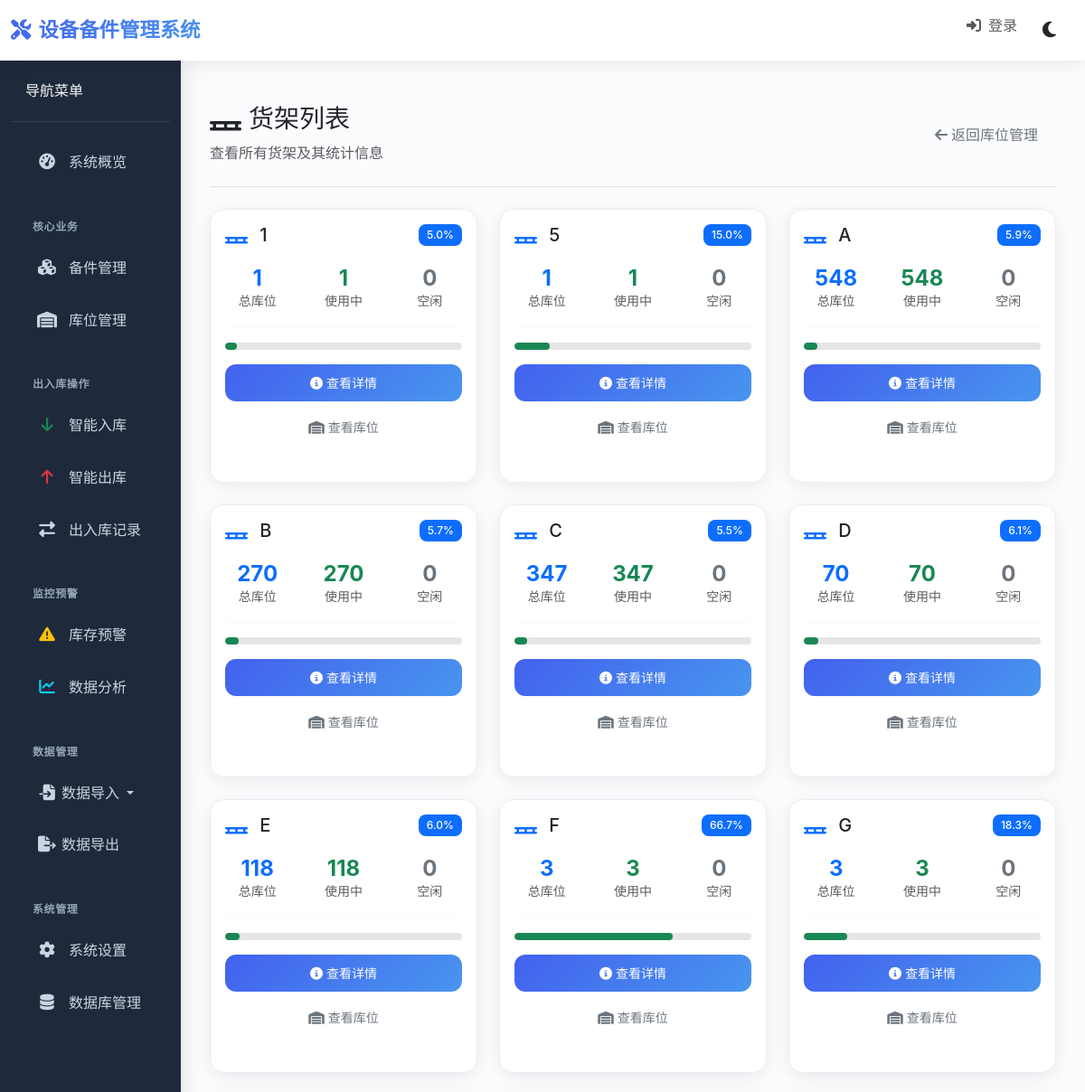
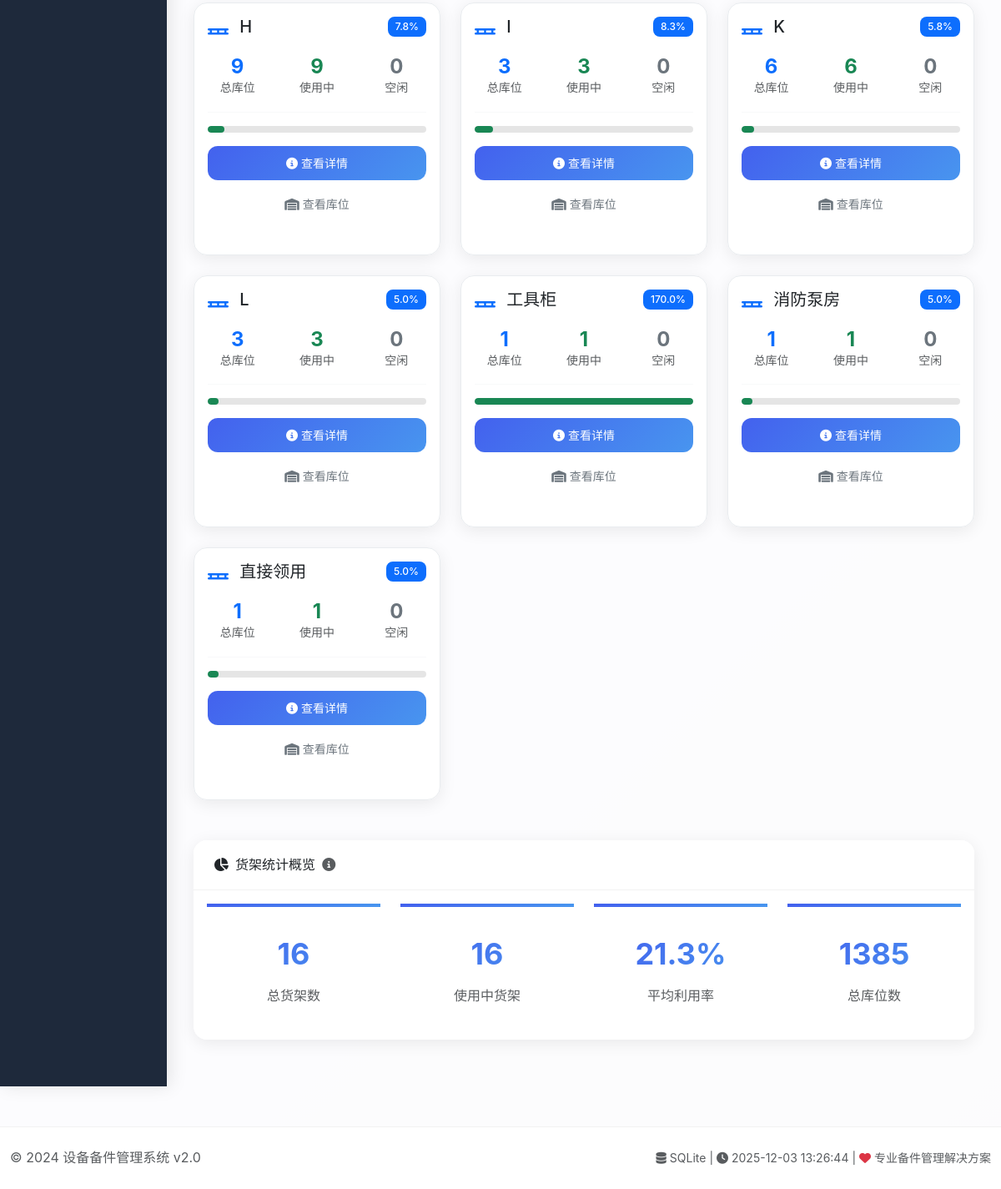
The page /rack_list on the database its author committed (2 pictures, top to bottom).
### tables this page shows
CREATE TABLE "locations" (
                location_code TEXT PRIMARY KEY,
                rack TEXT,
                level TEXT,
                position TEXT,
                side TEXT,
                status TEXT DEFAULT 'free',
                capacity INTEGER DEFAULT 0,
                size_type TEXT,
                description TEXT,
                last_updated TIMESTAMP DEFAULT CURRENT_TIMESTAMP,
                variety_count INTEGER DEFAULT 0,
                total_quantity INTEGER DEFAULT 0,
                utilization_rate REAL DEFAULT 0.0,
                low_stock_varieties INTEGER DEFAULT 0,
                out_of_stock_varieties INTEGER DEFAULT 0,
                total_value REAL DEFAULT 0.0,
                status_category TEXT DEFAULT 'empty'
            );

### routes/location_routes.py (the view)
    @app.route('/rack_list')
    def rack_list():
        try:
            locations = get_all_locations()
            rack_set = set()
            for location in locations:
                loc_dict = location_to_dict(location)
                rack = loc_dict.get('rack')
                if rack:
                    rack_set.add(rack)
            racks_with_stats = []
            for rack in sorted(rack_set):
                rack_locations = [loc for loc in locations if location_to_dict(loc).get('rack') == rack]
                total_locations = len(rack_locations)
                in_use_locations = sum(1 for loc in rack_locations if location_to_dict(loc).get('variety_count', 0) > 0)
                free_locations = total_locations - in_use_locations
                total_capacity = sum(location_to_dict(loc).get('capacity', 0) for loc in rack_locations)
                total_quantity = sum(location_to_dict(loc).get('total_quantity', 0) for loc in rack_locations)
                utilization = round((total_quantity / total_capacity * 100) if total_capacity > 0 else 0, 1)
                racks_with_stats.append({
                    'rack_code': rack,
                    'total_locations': total_locations,
                    'in_use_locations': in_use_locations,
                    'free_locations': free_locations,
                    'utilization': utilization,
                    'total_capacity': total_capacity,
                    'total_quantity': total_quantity
                })
            return render_template('rack_list.html',
                                   racks=racks_with_stats,
                                   total_racks=len(racks_with_stats))
        except Exception as e:
            logging.error(f"加载货架列表失败: {str(e)}")
            flash(f'加载货架列表失败: {str(e)}', 'error')
            return redirect(url_for('location_management'))

### models/database.py (called while the page is built)
    def _init_db(self):
        os.makedirs(os.path.dirname(self.db_path) if os.path.dirname(self.db_path) else '.', exist_ok=True)
        with self._get_raw_connection() as conn:
            conn.execute("PRAGMA foreign_keys = ON")
            conn.execute("PRAGMA journal_mode = WAL")
            conn.execute("PRAGMA synchronous = NORMAL")
            conn.execute("PRAGMA cache_size = 100000")
            conn.execute("PRAGMA temp_store = MEMORY")
            conn.execute("PRAGMA mmap_size = 268435456")
            conn.execute("PRAGMA page_size = 4096")
            conn.execute("PRAGMA busy_timeout = 10000")

    @contextmanager
    def _get_raw_connection(self):
        conn = None
        try:
            conn = sqlite3.connect(
                self.db_path,
                timeout=30.0,
                check_same_thread=False,
                isolation_level=None
            )
            conn.row_factory = sqlite3.Row
            yield conn
        finally:
            if conn:
                conn.close()

### templates/rack_list.html (shortened to what this page needs)
{% extends "base.html" %}
{% block content %}
<div class="d-flex justify-content-between flex-wrap flex-md-nowrap align-items-center pt-3 pb-4 mb-4 border-bottom">
    <div>
        <h1 class="h3 mb-2">
            <i class="fas fa-pallet me-2"></i>货架列表
        </h1>
        <p class="text-muted mb-0">查看所有货架及其统计信息</p>
    </div>
    <div class="btn-toolbar mb-2 mb-md-0">
        <a href="{{ url_for('location_management') }}" class="btn btn-outline-secondary">
            <i class="fas fa-arrow-left me-1"></i>返回库位管理
        </a>
    </div>
</div>
<div class="row">
    {% for rack in racks %}
    <div class="col-md-6 col-lg-4 mb-4">
        <div class="card rack-card h-100">
            <div class="card-body">
                <div class="d-flex justify-content-between align-items-start mb-3">
                    <h5 class="card-title">
                        <i class="fas fa-pallet text-primary me-2"></i>
                        {{ rack.rack_code }}
                    </h5>
                    <span class="badge bg-primary" data-bs-toggle="tooltip"
                          title="该货架的空间利用率">{{ rack.utilization }}%</span>
                </div>
                <div class="rack-stats mb-3">
                    <div class="row text-center">
                        <div class="col-4" data-bs-toggle="tooltip"
                             title="该货架包含的库位总数">
                            <div class="stat-number text-primary">{{ rack.total_locations }}</div>
                            <small class="text-muted">总库位</small>
                        </div>
                        <div class="col-4" data-bs-toggle="tooltip"
                             title="存放了备件的库位数量">
                            <div class="stat-number text-success">{{ rack.in_use_locations }}</div>
                            <small class="text-muted">使用中</small>
                        </div>
                        <div class="col-4" data-bs-toggle="tooltip"
                             title="未存放备件的库位数量">
                            <div class="stat-number text-secondary">{{ rack.free_locations }}</div>
                            <small class="text-muted">空闲</small>
                        </div>
                    </div>
                </div>
                <div class="progress mb-3" style="height: 8px;" data-bs-toggle="tooltip"
                     title="空间利用率: {{ rack.utilization }}%">
                    <div class="progress-bar bg-success" style="width: {{ rack.utilization }}%"></div>
                </div>
                <div class="rack-actions">
                    <a href="{{ url_for('rack_detail', rack_code=rack.rack_code) }}"
                       class="btn btn-primary btn-sm w-100 mb-2">
                        <i class="fas fa-info-circle me-1"></i>查看详情
                    </a>
                    <a href="{{ url_for('location_management') }}?rack_filter={{ rack.rack_code }}"
                       class="btn btn-outline-secondary btn-sm w-100">
                        <i class="fas fa-warehouse me-1"></i>查看库位
                    </a>
                </div>
            </div>
        </div>
    </div>
    {% endfor %}
</div>
{% if racks %}
<div class="row mt-4">
    <div class="col-12">
        <div class="card">
            <div class="card-header">
                <h6 class="card-title mb-0">
                    <i class="fas fa-chart-pie me-2"></i>货架统计概览
                    <i class="fas fa-info-circle text-muted ms-1"
                       data-bs-toggle="tooltip"
                       data-bs-placement="top"
                       title="基于专业库位统计指标体系计算的聚合数据"></i>
                </h6>
            </div>
            <div class="card-body">
                <div class="row text-center">
                    <div class="col-md-3" data-bs-toggle="tooltip" title="系统中所有货架的数量">
                        <div class="stat-card">
                            <div class="number text-primary">{{ total_racks }}</div>
                            <div class="text-muted">总货架数</div>
                        </div>
                    </div>
                    <div class="col-md-3" data-bs-toggle="tooltip" title="至少有一个库位存放备件的货架数量">
                        <div class="stat-card">
                            <div class="number text-success">
                                {{ racks|selectattr('in_use_locations', 'gt', 0)|list|length }}
                            </div>
                            <div class="text-muted">使用中货架</div>
                        </div>
                    </div>
                    <div class="col-md-3" data-bs-toggle="tooltip" title="所有货架利用率的平均值">
                        <div class="stat-card">
                            <div class="number text-info">
                                {{ "%.1f"|format(racks|map(attribute='utilization')|sum / total_racks) }}%
                            </div>
                            <div class="text-muted">平均利用率</div>
                        </div>
                    </div>
                    <div class="col-md-3" data-bs-toggle="tooltip" title="所有货架的库位总数">
                        <div class="stat-card">
                            <div class="number text-warning">
                                {{ racks|map(attribute='total_locations')|sum }}
                            </div>
                            <div class="text-muted">总库位数</div>
                        </div>
                    </div>
                </div>
            </div>
        </div>
    </div>
</div>
{% endif %}
{% endblock %}

### templates/base.html (style rules this page uses)
:root { --primary: #4361ee; --primary-dark: #3a56d4; --secondary: #6c757d; --success: #4cc9f0; --info: #4895ef; --warning: #f72585; --danger: #e63946; --light: #f8f9fa; --dark: #212529; --sidebar-bg: #1e293b; --sidebar-hover: #334155; --card-shadow: 0 4px 20px rgba(0,0,0,0.08); --transition: all 0.3s cubic-bezier(0.4, 0, 0.2, 1); }
body { font-family: -apple-system, BlinkMacSystemFont, 'Segoe UI', 'Microsoft YaHei', Roboto, Oxygen, Ubuntu, Cantarell, 'Open Sans', 'Helvetica Neue', sans-serif; background: linear-gradient(135deg, #667eea 0%, #764ba2 100%); min-height: 100vh; line-height: 1.6; font-weight: 400; }
.card { border: none; border-radius: 1rem; box-shadow: var(--card-shadow); transition: var(--transition); background: rgba(255, 255, 255, 0.95); margin-bottom: 1.5rem; overflow: hidden; }
.card-header { background: rgba(255, 255, 255, 0.9); border-bottom: 1px solid rgba(0,0,0,0.05); padding: 1.25rem 1.5rem; font-weight: 600; }
.stat-card { text-align: center; padding: 1.5rem; position: relative; overflow: hidden; }
.stat-card::before { content: ''; position: absolute; top: 0; left: 0; right: 0; height: 4px; background: linear-gradient(90deg, var(--primary), var(--info)); }
.stat-card .number { font-size: 2.25rem; font-weight: 700; margin: 0.5rem 0; background: linear-gradient(135deg, var(--primary), var(--info)); -webkit-background-clip: text; -webkit-text-fill-color: transparent; }
.badge { font-size: 0.75em; padding: 0.5em 0.75em; font-weight: 500; border-radius: 0.5rem; }
.btn { border-radius: 0.75rem; font-weight: 500; padding: 0.625rem 1.25rem; transition: var(--transition); border: none; }
.btn-primary { background: linear-gradient(135deg, var(--primary), var(--info)); }
.progress { height: 8px; border-radius: 4px; background: rgba(0,0,0,0.1); }
.progress-bar { border-radius: 4px; }

### templates/rack_list.html (style rules this page uses)
.rack-card { transition: all 0.3s ease; border: 1px solid #e9ecef; }
.stat-number { font-size: 1.5rem; font-weight: bold; line-height: 1; }
.rack-stats { border-bottom: 1px solid #f8f9fa; padding-bottom: 1rem; }

### rows shown on the page
locations: rack_code "工具柜", utilization "170.0", total_locations "1", in_use_locations "1", free_locations "0"
locations: rack_code "消防泵房", utilization "5.0", total_locations "1", in_use_locations "1", free_locations "0"
locations: rack_code "直接领用", utilization "5.0", total_locations "1", in_use_locations "1", free_locations "0"

### other values the page prints
{{ rack.rack_code }} "1" "5" "A" "B" "C" "D" "E" "F" "G" "H" "I" "K" "L"
{{ rack.utilization }} "5.0" "15.0" "5.9" "5.7" "5.5" "6.1" "6.0" "66.7" "18.3" "7.8" "8.3" "5.8" "5.0"
{{ rack.total_locations }} "1" "1" "548" "270" "347" "70" "118" "3" "3" "9" "3" "6" "3"
{{ rack.in_use_locations }} "1" "1" "548" "270" "347" "70" "118" "3" "3" "9" "3" "6" "3"
{{ rack.free_locations }} "0" "0" "0" "0" "0" "0" "0" "0" "0" "0" "0" "0" "0"
{{ total_racks }} "16"
{{ racks|selectattr('in_use_locations', 'gt', 0)|list|length }} "16"
{{ "%.1f"|format(racks|map(attribute='utilization')|sum / total_racks) }} "21.3"
{{ racks|map(attribute='total_locations')|sum }} "1385"
